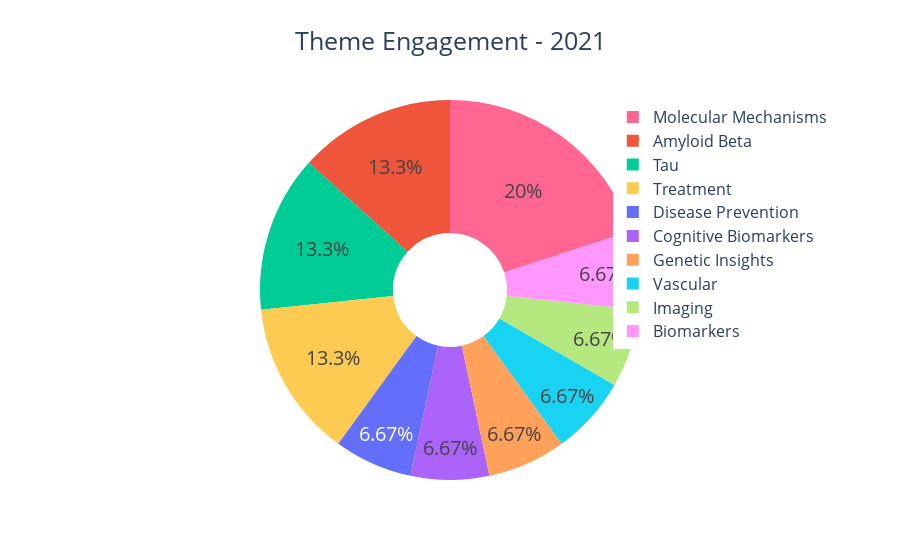

The notebook cell this image was saved under:
### Code cell
fig = px.pie(Q10_2021, values='Count', names='Theme',color='Theme',
             title='Theme Engagement - 2021', hole=.3)
fig.update_traces(textposition='inside', textinfo='percent', textfont_size=20)
fig.update_layout(legend_x=0.72, title_font_size=25, legend_font_size=16, title_x=0.5)

fig.show()

### Figure 1 — Plotly figure (JSON) as saved in the notebook; plotly's stock layout.template omitted (floating-point values rounded to 4 significant figures)
{"data": [{"customdata": [["Disease Prevention"], ["Amyloid Beta"], ["Tau"], ["Cognitive Biomarkers"], ["Genetic Insights"], ["Vascular"], ["Molecular Mechanisms"], ["Imaging"], ["Biomarkers"], ["Treatment"]], "domain": {"x": [0, 1], "y": [0, 1]}, "hole": 0.3, "hovertemplate": "Theme=%{customdata[0]}<br>Count=%{value}<extra></extra>", "labels": ["Disease Prevention", "Amyloid Beta", "Tau", "Cognitive Biomarkers", "Genetic Insights", "Vascular", "Molecular Mechanisms", "Imaging", "Biomarkers", "Treatment"], "legendgroup": "", "marker": {"colors": ["#636efa", "#EF553B", "#00cc96", "#ab63fa", "#FFA15A", "#19d3f3", "#FF6692", "#B6E880", "#FF97FF", "#FECB52"]}, "name": "", "showlegend": true, "textfont": {"size": 20}, "textinfo": "percent", "textposition": "inside", "type": "pie", "values": [1, 2, 2, 1, 1, 1, 3, 1, 1, 2]}], "layout": {"legend": {"font": {"size": 16}, "tracegroupgap": 0, "x": 0.72}, "title": {"font": {"size": 25}, "text": "Theme Engagement - 2021", "x": 0.5}}}
